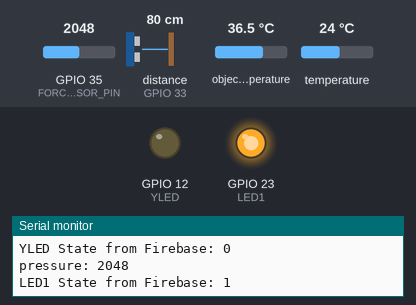
Simulated run of this sketch. Board: ESP32. On the bench: output pins drawn as LEDs (lit = HIGH), the last lines printed to the serial monitor. Wiring (inferred from the names in the program): ultrasonic range finder: trigger GPIO 32; echo GPIO 33. The test bench sets the inputs (shaded band); at power-on: distance to the obstacle (sensor on GPIO 33) 80 cm, GPIO 35 (FORCE_SENSOR_PIN) = 2048, object temperature 36.5 °C, temperature 24 °C. The echo pulse lasts 58.3 µs per cm; WiFi joins after 1.5 s; servers stay silent unless stated; the Firebase database answers and starts empty; pins used as bus, display or sensor lines are not drawn.

Above: at 3.2 s.
3.3 s: distance to the obstacle (sensor on GPIO 33) set to 33 cm
9.3 s: distance to the obstacle (sensor on GPIO 33) set to 28 cm
At 14.8 s:
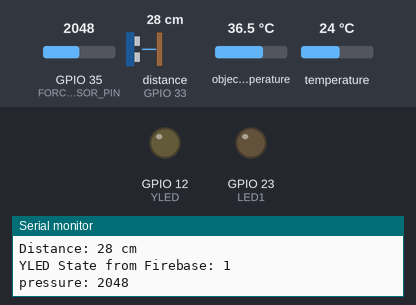
14.9 s: distance to the obstacle (sensor on GPIO 33) set to 35 cm
At 18.0 s:
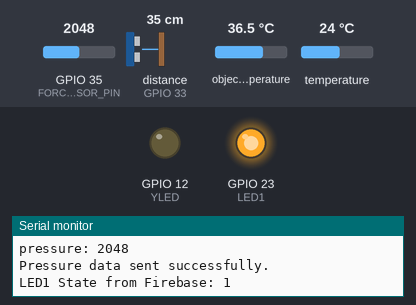
20.9 s: GPIO 35 (FORCE_SENSOR_PIN) set to 853
24.0 s: GPIO 35 (FORCE_SENSOR_PIN) set to 743
At 24.6 s:
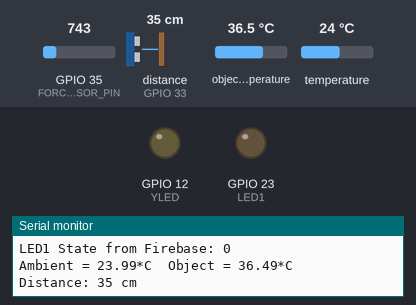
25.5 s: GPIO 35 (FORCE_SENSOR_PIN) set to 840
At 27.2 s:
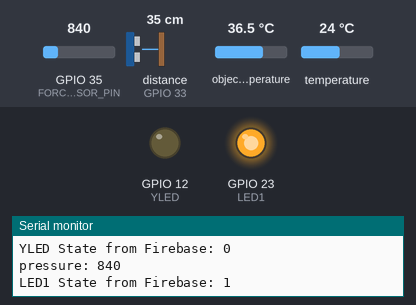
Timing chart, 0 to 32.5 s (numbered marks = the images above; inputs shaded):
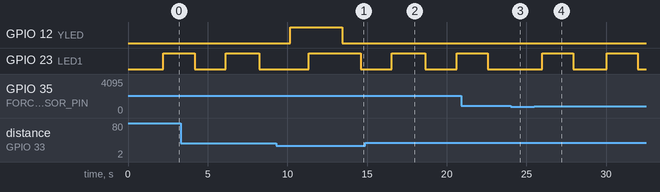

The sketch:

SmartHome.ino
```cpp
#define TRIG_PIN 32             // 發出聲波腳位(ESP32 GPIO32)
#define ECHO_PIN 33             // 接收聲波腳位(ESP32 GPIO33)
#define YLED 12                 // 接收LED腳位(ESP32 GPIO12)
#define FORCE_SENSOR_PIN 35     // 壓力感測器腳位 (ESP32 GPIO35)
#define LED1 23                 // 壓力感測器控制 LED 腳位 (ESP32 GPIO23)

#include <Wire.h>               // 引入 I2C 通訊庫
#include <Adafruit_MLX90614.h>  // 引入 Adafruit MLX90614 紅外線溫度感測器庫
#include <FirebaseESP32.h>      // 引入 FirebaseESP32 函式庫
#include <WiFi.h>               // 引入 Wi-Fi 函式庫

bool ledState = LOW;         // 初始化 LED 狀態
bool pressureLedState = LOW; // 初始化壓力感測器狀態

// 初始化 Adafruit MLX90614 紅外測溫感測器物件
Adafruit_MLX90614 mlx = Adafruit_MLX90614();

// Wi-Fi credentials
#define WIFI_SSID "YOUR_WIFI_SSID"
#define WIFI_PASSWORD "YOUR_WIFI_PASSWORD"

// Firebase Realtime Database URL and Secret
#define FIREBASE_HOST "YOUR_FIREBASE_HOST"
#define FIREBASE_AUTH "YOUR_FIREBASE_AUTH"

// Firebase objects
FirebaseData firebaseData;
FirebaseConfig firebaseConfig;
FirebaseAuth firebaseAuth;

// Helper to initialize Firebase
void initFirebase() {
  firebaseConfig.host = FIREBASE_HOST;
  firebaseConfig.signer.tokens.legacy_token = FIREBASE_AUTH;

  Firebase.begin(&firebaseConfig, &firebaseAuth); // 啟動 Firebase

  if (!Firebase.ready()) {
    Serial.println("Failed to initialize Firebase");
    while (true);
  }
  Serial.println("Firebase initialized successfully");
}

void setup() {
  Serial.begin(9600);           // 啟動序列埠，設置波特率為 9600

  // 設定超音波 LED 腳位為輸出
  pinMode(TRIG_PIN, OUTPUT);    // TRIG 設為輸出模式
  pinMode(ECHO_PIN, INPUT);     // ECHO 設為輸入模式

  pinMode(FORCE_SENSOR_PIN, INPUT);

  // 設置超音波 LED 的腳位模式並初始化
  pinMode(YLED, OUTPUT);        // LED 設為輸出模式
  digitalWrite(YLED, ledState); // 初始化 LED 狀態

  // 設置壓力 LED 的腳位模式並初始化
  pinMode(LED1, OUTPUT);                // LED 設為輸出模式
  digitalWrite(LED1, pressureLedState); // 初始化 LED 狀態

  // 初始化紅外測溫感測器
  Serial.println("Adafruit MLX90614 test");  // 輸出初始化訊息
  mlx.begin();                               // 啟動紅外線溫度感測器

  // Connect to Wi-Fi
  WiFi.begin(WIFI_SSID, WIFI_PASSWORD);
  while (WiFi.status() != WL_CONNECTED) {
    delay(1000);
    Serial.println("Connecting to Wi-Fi...");
  }
  Serial.println("Connected to Wi-Fi");

  // Initialize Firebase
  initFirebase();
}

void loop() {
  // 讀取並輸出紅外線溫度感測器的溫度數據
  Serial.print("Ambient = "); Serial.print(mlx.readAmbientTempC());
  Serial.print("*C\tObject = "); Serial.print(mlx.readObjectTempC()); Serial.println("*C");

  // 處理超音波感測器的距離測量
  unsigned long duration = ping();        // 獲取回波時間
  unsigned long distance = duration / 58; // 計算距離 (cm)

  if (distance > 0 && distance < 300) {
    Serial.print("Distance: ");
    Serial.print(distance);
    Serial.println(" cm");
  }

  // 每次迴圈檢查 Firebase 中的 YLED 狀態並更新 LED
  if (Firebase.getInt(firebaseData, "/data/YLED")) {
    ledState = firebaseData.intData();  // 讀取 YLED 的狀態
    digitalWrite(YLED, ledState);       // 更新 LED 狀態
    Serial.print("YLED State from Firebase: ");
    Serial.println(ledState);
  }

  // 當距離 <= 30cm 且溫度 >= 28℃，切換超音波 LED 狀態並上傳到 Firebase
  if (distance > 0 && distance <= 30 && mlx.readObjectTempC() >= 28) {
    ledState = !ledState;           // 切換超音波 LED 狀態
    digitalWrite(YLED, ledState);   // 更新超音波 LED 狀態
    Firebase.setInt(firebaseData, "/data/YLED", ledState);  // 上傳到 Firebase

    delay(1000); // 延遲 1000 毫秒防止快速切換
  }

  int analogReading = analogRead(FORCE_SENSOR_PIN); // 讀取壓力感測器數值
  Serial.print("pressure: ");
  Serial.println(analogReading);

  if (analogReading > 800) {
    pressureLedState = !pressureLedState; // 切換 LED 狀態
    digitalWrite(LED1, pressureLedState); // 更新 LED 狀態
    Firebase.setInt(firebaseData, "/data/RLED", pressureLedState); // 上傳到 Firebase

    static unsigned long lastSendTime = 0;
    if (millis() - lastSendTime > 5000) { // 每隔 5 秒更新一次
      if (Firebase.setInt(firebaseData, "/data/pressure", analogReading)) {
        Serial.println("Pressure data sent successfully.");
      } else {
        Serial.println("Failed to send pressure data: ");
        Serial.println(firebaseData.errorReason());
      }
      lastSendTime = millis();
    }
    delay(500); // 防止快速切換
  }

  // 每次迴圈檢查 Firebase 中的 RLED 狀態並更新 LED
  if (Firebase.getInt(firebaseData, "/data/RLED")) {
    ledState = firebaseData.intData();  // 讀取 YLED 的狀態
    digitalWrite(LED1, ledState);       // 更新 LED 狀態
    Serial.print("LED1 State from Firebase: ");
    Serial.println(ledState);
  }

  delay(1000);  // 延遲
}

/**
 * 發送 10us 脈衝到超音波模組的 TRIG 腳位
 * 並返回回波時間（微秒）
 */
unsigned long ping() {
  digitalWrite(TRIG_PIN, LOW);           // 確保 Trig 為低電位
  delayMicroseconds(2);                  // 等待穩定
  digitalWrite(TRIG_PIN, HIGH);          // 啟動超音波
  delayMicroseconds(10);                 // 保持至少 10us 的高電位
  digitalWrite(TRIG_PIN, LOW);           // 關閉超音波
  return pulseIn(ECHO_PIN, HIGH, 30000); // 計算傳回時間，超時為 30ms
}
```

Measured:
- the behaviour switches between 31 and 30 cm on distance to the obstacle (sensor on GPIO 33) (found by bisection; images 0 and 1)
- the behaviour switches between 801 and 800 on GPIO 35 (FORCE_SENSOR_PIN) (found by bisection; images 2 and 3)
- after the input at 9.3 s, GPIO 12 (YLED): LOW → HIGH after 0.89 s, → LOW 3.3 s later
- after the input at 14.9 s, GPIO 12 (YLED): stays LOW (without the input it goes to HIGH after 1.7 s); GPIO 23 (LED1): LOW → HIGH after 1.7 s instead of 2.8 s
- after the input at 24.0 s, GPIO 23 (LED1): stays LOW (without the input it goes to HIGH after 0.68 s)
- after the input at 25.5 s, GPIO 23 (LED1): alternates HIGH for 2.0 s and LOW for 2.1 s, starting after 0.48 s
